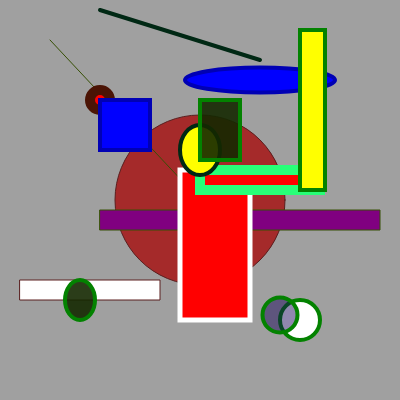
Frame 1 (no input)
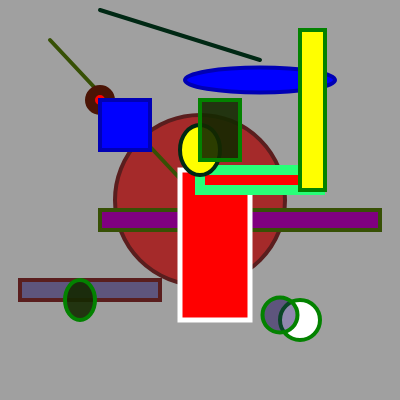
Frame 60 (no input)
Frame 120 (the mouse pressed at the canvas centre since frame 60): identical to frame 60, image omitted

The p5.js sketch that drew these frames (run headless with seeded random() and noise() and a simulated clock; from frame 60 on, the mouse is pressed at the canvas centre):

// p5.js sketch
// ── sketch.js
function setup() {
  createCanvas(400, 400);
}

function draw() {
  background(160);
  stroke(90,30,30)
  rect(20,280,140,20);
  fill("brown");
  ellipse(200,200,170,170);
  stroke(55,80,5);
  point(120,120);
  line(200,200,50,40);
  fill("purple");
  rect(100,210,280,20);
  fill("red");
  stroke("10,210,0");
  strokeWeight(5);
  rect(180,170,70,150);
  fill("red");
  stroke(40,255,120);
  strokeWeight(10);
  rect(200,170,120,20);
  stroke(75,20,5)
  ellipse(100,100,20,20);
  fill("red");
  strokeWeight(4);
  stroke(0,40,20)
  line(260,60,100,10);
  fill("yellow");
  ellipse(200,150,40,50);
  fill("blue");
  stroke(0,0,180)
  ellipse(260,80,150,25);
  square(100,100,50);
  stroke(3,130,0)
  fill(20,40,0,230);
  rect(200,100,40,60);
  ellipse(80,300,30,40);
  fill("yellow");
  rect(300,30,25,160);
  fill("white");
  ellipse(300,320,40,40);
  fill(20,0,85,120);
  ellipse(280,315,35,35);

}
